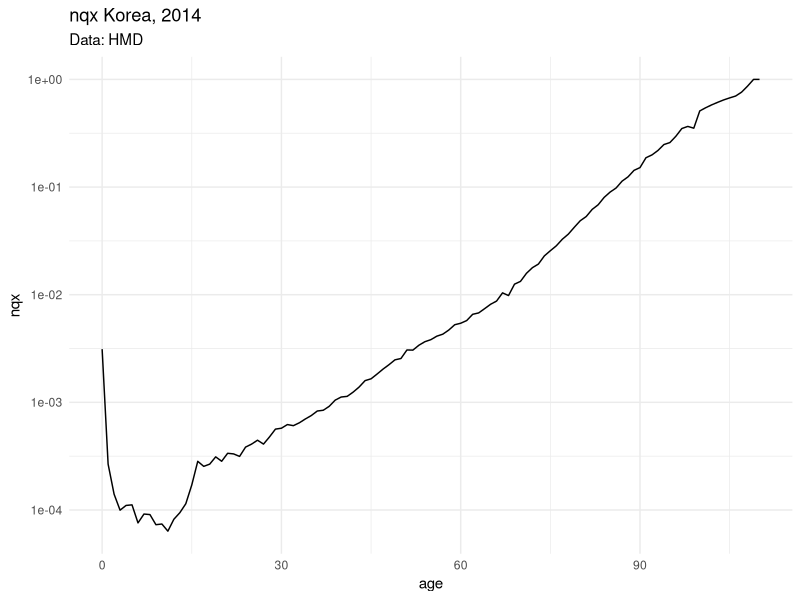
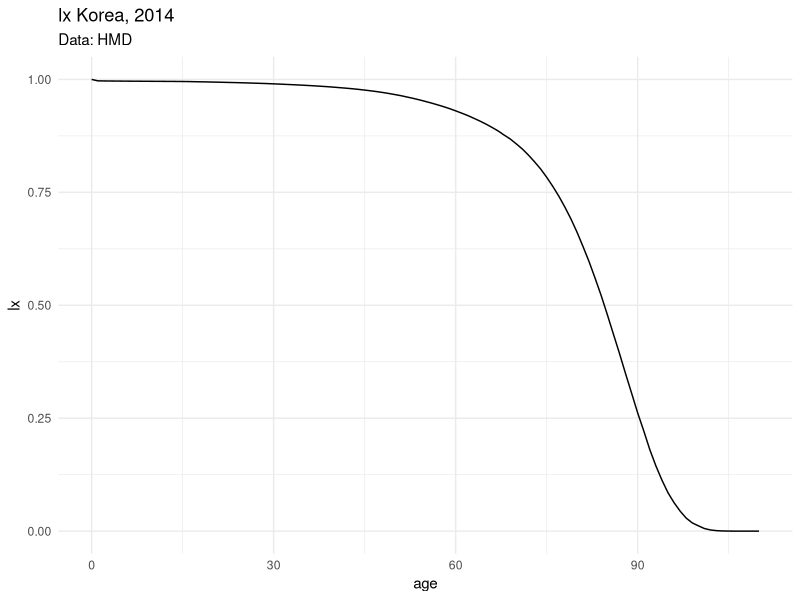
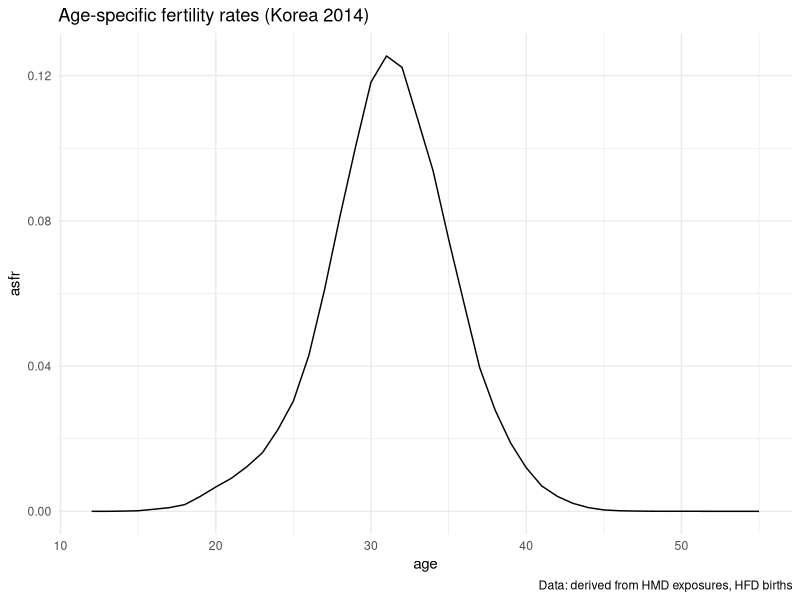

R code for these plots, in order:
## ---- chunk 1
knitr::opts_chunk$set(echo = TRUE)
## ---- chunk 2
library(tidyverse)
KOR2014 <- read_csv("Data/KOR2014.csv",
                    show_col_types = FALSE)
## ---- chunk 3
calc_nqx <- function(nMx, nAx, n){
  qx         <- (n * nMx) / (1 - (n - nAx) * nMx)
  
  # these are kludges, necessary to ensure nqx results as a probability
  qx[qx > 1] <- 1
  qx[qx < 0] <- 0
  qx
}
## ---- chunk 4
# Example of what nqx looks like over age
KOR2014 |> 
  filter(sex == "total") |> 
  mutate(nMx = deaths / exposure,
         nAx = if_else(age == 0, .1, .5),
         n = 1,
         nqx = calc_nqx(nMx = nMx, nAx = nAx, n = n)) |> 
  ggplot(aes(x = age, y = nqx)) + 
  geom_line() +
  scale_y_log10() +
  labs(title = "nqx Korea, 2014",
       subtitle = "Data: HMD") +
  theme_minimal()
## ---- chunk 5
# nqx is a full vector over age.
calc_lx <- function(nqx, radix = 1){
  npx <- 1 - nqx
  n   <- length(nqx)
  lx  <- cumprod(npx)
  # shift it back 1, as we start with 100%!
  # also ensure outgoing vector is the same length.
  lx  <- radix * c(1, lx[-n])
  lx
}
## ---- chunk 6
KOR2014 |> 
  filter(sex == "total") |> 
  mutate(nMx = deaths / exposure,
         nAx = if_else(age == 0, .1, .5),
         n = 1,
         nqx = calc_nqx(nMx = nMx, nAx = nAx, n = n),
         lx = calc_lx(nqx = nqx)) |> 
  ggplot(aes(x = age, y = lx)) + 
  geom_line() +
  ylim(0,1) +
  labs(title = "lx Korea, 2014",
       subtitle = "Data: HMD") +
  theme_minimal()
## ---- chunk 7
calc_ndx <- function(nqx, lx){
   nqx * lx
}
## ---- chunk 8
calc_nLx <- function(lx, ndx, nAx, n){
  N        <- length(lx)
  nLx      <- n[-N] * lx[-1] + nAx[-N] * ndx[-N]
  # special treatment for open age
  nLx[N]	 <- lx[N] * nAx[N] 
  nLx
}

# and application with no plot:
KOR2014 |> 
  filter(sex == "total") |> 
  mutate(nMx = deaths / exposure,
         nAx = if_else(age == 0, .1, .5),
         n = 1,
         nqx = calc_nqx(nMx = nMx, nAx = nAx, n = n),
         lx = calc_lx(nqx = nqx),
         ndx = lx * nqx,
         nLx = calc_nLx(lx = lx, ndx = ndx, nAx = nAx, n = n))
## ---- chunk 9
calc_Tx <- function(nLx){
  # to understand this, look at the nLx curve,
  # then imagine integrating from the right 
  # to the left. Then compare with the formula!
  nLx |> 
    rev() |> 
    cumsum() |> 
    rev()
}
## ---- chunk 10
calc_ex <- function(Tx, lx){
  Tx / lx
}

KOR2014 |> 
  filter(sex == "total") |> 
  mutate(nMx = deaths / exposure,
         nAx = if_else(age == 0, .1, .5),
         n = 1,
         nqx = calc_nqx(nMx = nMx, nAx = nAx, n = n),
         lx = calc_lx(nqx = nqx),
         ndx = lx * nqx,
         nLx = calc_nLx(lx = lx, ndx = ndx, nAx = nAx, n = n),
         Tx = calc_Tx(nLx = nLx),
         ex = calc_ex(Tx = Tx, lx = lx)) |> 
  filter(age == 0) |> 
  pull(ex)
## ---- chunk 11
KOR2014 |> 
  group_by(sex) |> 
  mutate(nMx = deaths / exposure,
         nAx = if_else(age == 0, .1, .5),
         n = 1,
         nqx = calc_nqx(nMx = nMx, nAx = nAx, n = n),
         lx = calc_lx(nqx = nqx),
         ndx = lx * nqx,
         nLx = calc_nLx(lx = lx, ndx = ndx, nAx = nAx, n = n),
         Tx = calc_Tx(nLx = nLx),
         ex = calc_ex(Tx = Tx, lx = lx)) |> 
  filter(age == 0) |> 
  select(sex, ex)
## ---- chunk 12
calc_LT <- function(nMx, nAx, n, radix){
  N <- length(nMx)
  nqx  <- calc_nqx(nMx, nAx, n)
  lx   <- calc_lx(nqx = nqx, radix = 1)
  ndx  <- calc_ndx(nqx = nqx, lx = lx)
  nLx  <- calc_nLx(lx = lx, ndx = ndx, nAx = nAx, n = n)
  Tx   <- calc_Tx(nLx = nLx)
  ex   <- calc_ex(Tx = Tx, lx = lx)
  Age  <- cumsum(c(0,n))[1:N]
  
  
  tibble(Age = Age,
         nMx = nMx,
         nAx = nAx,
         nqx = nqx,
         lx = lx,
         ndx = ndx,
         nLx = nLx,
         Tx = Tx,
         ex = ex)
}
## ---- chunk 13
# data.frame in, data.frame out!
calc_LT_tidy <- function(data, radix){
  # this is hacky, but works.
  # just pick out the needed vectors from the group of data
  calc_LT(nMx = data$nMx,
          nAx = data$nAx,
          n = data$n,
          radix = radix)
}
## ---- chunk 14
KOR2014 |> 
  mutate(nMx = deaths / exposure,
         nAx = if_else(age == 0, .1, .5),
         n = 1) |> 
  group_by(sex) |> 
  group_modify(~calc_LT_tidy(data = .x, radix = 1e5)) |> 
  ungroup()
## ---- chunk 15
# Person-years
KOR2014 |> 
  filter(sex == "total") |> 
  summarize(exposure = sum(exposure),
            births = sum(births, na.rm = TRUE)) |> 
  mutate(CBR = births / exposure)
## ---- chunk 16
# Female population
KOR2014_2 <-
  KOR2014 |> 
  select(-deaths) |> 
  pivot_wider(names_from = sex, values_from = c(exposure,births)) |> 
  mutate(births_female = births_total) |> 
  pivot_longer(-c(year,age), names_to = c("measure","sex"), values_to= "value",names_sep="_") |> 
  pivot_wider(names_from = "measure",values_from="value") |> 
  filter(sex == "female")

KOR2014_2 |> 
  filter(between(age, 15,50)) |> 
  summarize(exposure = sum(exposure),
            births = sum(births)) |> 
  mutate(GFR = births / exposure)

## ---- chunk 17
KOR2014_2 |> 
  mutate(asfr = births / exposure) |> 
  ggplot(aes(x = age, y = asfr)) + 
  geom_line() +
  labs(title = "Age-specific fertility rates (Korea 2014)",
       caption = "Data: derived from HMD exposures, HFD births") +
  xlim(12,55) +
  theme_minimal()

## ---- chunk 18

# TFR
KOR2014_2 |> 
  mutate(asfr = births / exposure,
         n = 1) |> # make this 5 if you have 5-year age groups!!
  summarize(tfr = sum(asfr * n))


## ---- chunk 19

# MA
KOR2014_2 |> 
  mutate(asfr = births / exposure,
         n = 1,
         xbar = age + n / 2) |> 
  summarize(MA = sum(xbar * asfr) / sum(asfr))

